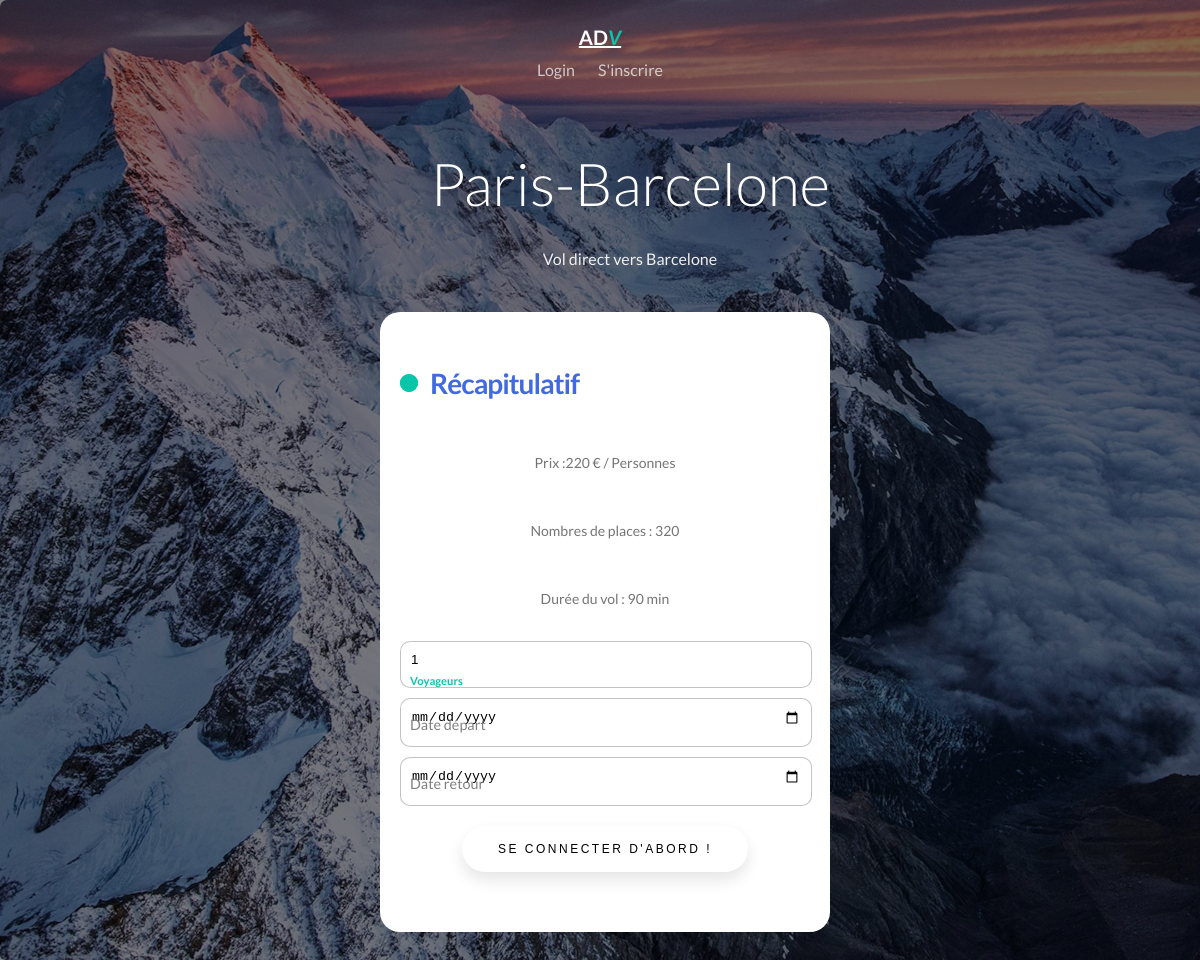
Page /trip?dest_name=Paris-Barcelone on the committed database.
### tables this page shows
CREATE TABLE DESTINATION (
    id_dest INTEGER PRIMARY KEY AUTOINCREMENT,
    nom_dest TEXT,
    desc_dest TEXT,
    cost INT,
    places INT,
    duree INT
);

### app.py (the view)
@app.route('/trip')
def trip():
    dest_name = request.args.get('dest_name')
    if dest_name:
        destinaton = voyageDAO.getDestinationByName(dest_name)
        if destinaton:
            return render_template("trip.html", destination=destinaton, isLogged = isLogged, session = session)
        else:
            return render_template("error.html", message="Destination non trouvée")
    else:
        return render_template("error.html", message="Paramètre manquant dans l'URL")

### static/models/VoyageDAO.py (called while the page is built)
    def toDestination(self, dataset, column_names):
        return Destination(dataset, column_names)

    def getDestinationByName(self, voyage_name):
        query = "SELECT * FROM DESTINATION WHERE nom_dest = ?"
        params = (voyage_name,)
        result = self.db_utils.fetch_one(query, params)
        column_names = [column[0] for column in self.db_utils.local.cur.description]
        if result:
            voyage = self.toDestination(result, column_names)
            return voyage
        else:
            return None

### static/models/destination.py (called while the page is built)
    def getName(self):
        return self.data_dict.get("nom_dest", None)

    def getCost(self):
        return self.data_dict.get("cost", None)

    def getDesc(self):
        return self.data_dict.get("desc_dest", None)

    def getPlaces(self):
        return self.data_dict.get("places", None)

    def getDuration(self):
        return self.data_dict.get("duree", None)

### static/services/DBUtils.py (called while the page is built)
    def connect(self):
        if not hasattr(self.local, 'con') or self.local.con is None:
            self.local.con = sqlite3.connect(self.url)
            self.local.cur = self.local.con.cursor()

    def execute(self, request, args=None, fetch_one=False):
        try:
            self.connect()
            if args:
                self.local.cur.execute(request, args)
                self.local.con.commit()
            else:
                self.local.cur.execute(request)
                self.local.con.commit()
            if fetch_one:
                return self.local.cur.fetchone()
            else:
                return self.local.cur.fetchall()
        except sqlite3.Error as e:
            print("Error while executing request:", request)
            print("SQLite error:", e)
            raise RequestExecutionException(str(e))

    def fetch_one(self, request, args=None):
        return self.execute(request, args=args, fetch_one=True)

### templates/trip.html (shortened to what this page needs)
	<!DOCTYPE HTML>
	<html>
		<head>
		<link rel="stylesheet" href="{{ url_for('static', filename= 'css/style_trip.css') }}">
		</head>
		<body>
			<div id="page">
				<nav class="adv-nav">
					<div class="adv-container">
						<div class="row">
							<div id="adv-logo"><a href="/">AD<em>V</em></a></div>
								<ul>
									{% if not isLogged%}
										<li><a href="/connexion">Login</a></li>
										<li><a href="/inscription">S'inscrire</a></li>
									{% endif %}
								</ul>
						</div>
					</div>
				</nav>
				<header id="adv-header" class="adv-cover adv-cover-md" style="background-image: url(../static/images/3.jpg)">
					<div class="adv-container">
						<div class="row">
							<h1>{{destination.getName()}}</h1>
							<p id="expertise">{{destination.getDesc()}}</p>
						</div>
						<div class="row-form">
							<form class="form" action="{{ url_for('reserver_post', session=session, dest_name=destination.getName()) }}" method="post">
							<p class="title">Récapitulatif</p>
							<p class="message">Prix :{{destination.getCost()}} € / Personnes</p>
							<p class="message">Nombres de places : {{destination.getPlaces()}}</p>
							<p class="message">Durée du vol : {{destination.getDuration()}} min</p>
								<label>
									<input placeholder="" name="personnes" type="number" class="input" min="1" value="1" required>
									<span>Voyageurs</span>
								</label>
								<label for="date_depart">
									<input required="" placeholder="" name="date_depart" id="date_depart" type="date" class="input" required>
									<span>Date départ</span>
								</label>
								<label for="date_retour">
									<input required="" placeholder="" name="date_retour" id="date_retour" type="date" class="input" required>
									<span>Date retour</span>
								</label>
								{% if not isLogged%}
									<a href="/connexion"><button class="trip-button" required>Se connecter d'abord !</button></a>
								{% else %}
									{% if session %}
										<button type="submit" class="trip-button">Réserver votre vol !</button>
									{% else %}
										<a href="/dashboard"><button class="trip-button" required>Se connecter d'abord !</button></a>
									{% endif %}
								{% endif %}
							</form>
						</div>
					</div>
				</header>
			</div>
		</body>
	</html>

### static/css/style_trip.css (style rules this page uses)
body { font-family: "Lato", Arial, sans-serif; font-weight: 400; font-size: 16px; line-height: 1.7; color: #777; background: #fff; margin: 0; }
#page { position: relative; overflow-x: hidden; width: 100%; height: 100%; -webkit-transition: 0.5s; -o-transition: 0.5s; transition: 0.5s; }
a { color: #09C6AB; -webkit-transition: 0.5s; -o-transition: 0.5s; transition: 0.5s; }
p { margin-bottom: 20px; }
h1, h2, h3, h4, h5, h6, figure { color: #000; font-family: "Lato", Arial, sans-serif; font-weight: 400; margin: 0 0 20px 0; }
.adv-container { max-width: 1100px; position: relative; margin: 0 auto; padding-left: 15px; padding-right: 15px; text-align: center; }
.adv-nav { position: absolute; top: 0; left: 0; margin: 0; padding: 0; width: 100%; padding: 20px 0; z-index: 1001; text-decoration: none; }
.adv-nav #adv-logo { font-size: 20px; margin: 0; padding: 0; text-transform: uppercase; font-weight: bold; }
.adv-nav #adv-logo em { color: #09C6AB; }
.adv-nav a { padding: 5px 10px; color: #fff; }
.adv-nav ul { padding: 0; margin: 2px 0 0 0; }
.adv-nav ul li { padding: 0; margin: 0; list-style: none; display: inline; }
.adv-nav ul li a { font-size: 16px; padding: 30px 10px; color: rgba(255, 255, 255, 0.7); -webkit-transition: 0.3s; -o-transition: 0.3s; transition: 0.3s; text-decoration: none; }
#adv-header { background: #4d4d4d; }
#adv-header h1, #adv-header h2 { margin: 0; padding: 0; margin-top: 10%; color: white; }
#adv-header h1 { margin-bottom: 0px; font-size: 59px; line-height: 1.5; font-weight: 300; }
#adv-header a { display: block; padding: 10px 20px 20px 20px; background: #fff; color: #09C6AB; }
#adv-header { border-top-left-radius: 7px; }
#adv-header { border-top-right-radius: 7px; }
#adv-header { z-index: 10; position: relative; clear: both; background: #fff; border-bottom-left-radius: 5px; border-bottom-right-radius: 5px; padding: 30px; }
#adv-header { display: none; }
#adv-header { display: block; }
#adv-header, #adv-counter { background-size: cover; background-position: top center; background-repeat: no-repeat; position: relative; }
.adv-cover { height: 900px; background-size: cover; background-position: center center; background-repeat: no-repeat; position: relative; float: left; width: 100%; }
.adv-cover a { color: #09C6AB; }
.adv-cover > .adv-container { position: relative; z-index: 10; }
form label { font-weight: normal; }
#expertise { color:#efefef; }
.trip-button { padding: 1.3em 3em; font-size: 12px; text-transform: uppercase; letter-spacing: 2.5px; font-weight: 500; color: #000; background-color: #fff; border: none; border-radius: 45px; box-shadow: 0px 8px 15px rgba(0, 0, 0, 0.1); transition: all 0.3s ease 0s; cursor: pointer; outline: none; }
.row-form { display: inline-block; justify-content: center; align-items: center; margin-top: 20px; margin-right: 50px; height: 100%; width: 450px; }
.form { display: flex; flex-direction: column; gap: 10px; max-width: 600px; background-color: #fff; padding: 20px; height: 580px; border-radius: 20px; position: relative; }
.title { font-size: 28px; color: royalblue; font-weight: 600; letter-spacing: -1px; position: relative; display: flex; align-items: center; padding-left: 30px; }
.title::before,.title::after { position: absolute; content: ""; height: 16px; width: 16px; border-radius: 50%; left: 0px; background-color: #09C6AB; }
.title::before { width: 18px; height: 18px; background-color: #09C6AB; }
.title::after { width: 18px; height: 18px; }
.message, .signin { color: rgba(88, 87, 87, 0.822); font-size: 14px; }
.form label { position: relative; }
.form label .input { width: 95%; padding: 10px 10px 20px 10px; outline: 0; border: 1px solid rgba(105, 105, 105, 0.397); border-radius: 10px; }
.form label .input + span { position: absolute; left: 10px; top: 15px; color: grey; font-size: 0.9em; cursor: text; transition: 0.3s ease; }
.form label .input:focus + span,.form label .input:valid + span { top: 30px; font-size: 0.7em; font-weight: 600; }
.form label .input:valid + span { color: #09C6AB; }

### rows in the picture
DESTINATION: getName "Paris-Barcelone", getDesc "Vol direct vers Barcelone", getPlaces "320"

### other values in the picture
{{ destination.getCost() }} "220"
{{ destination.getDuration() }} "90"
